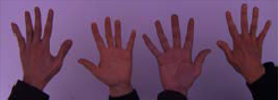
#> input picture TP1/Material_TPs/TP1/white_patch/test_blue.png, 278 x 100 px, found by its file name; its folder holds only this picture in this run
$ jupyter execute white_patch.ipynb
#> lines starting #> are read from the running program, lines starting #| are printed output that depends on the picture
[cell 1]
import cv2 as cv
import numpy as np
from matplotlib import pyplot as plt
import os

[cell 2]
directory = 'C:/Users/leand/Documents/LEANDRO/UBA/CEIA/III/CV/CV_TPS/TP1/Material_TPs/TP1/white_patch/'
img_list = []

# Lista todos los archivos en el directorio
files = os.listdir(directory)

for file in files:
    img = cv.imread(directory + file)
#> img is the input picture: shape (100, 278, 3); mean B, G, R 100.7, 69.5, 103
    img_list.append(img)

# Función Algoritmo de white
- Al interior de la función se aplica la siguiente formula:
$$(R,G,B) = \left(\frac{255}{R_{max}} R, \frac{255}{G_{max}} G, \frac{255}{B_{max}} B \right)$$

## observaciones de implementación
- se convierte de BGR a RGB, y cada valor R G B se convierte a float
- se almacenó en una lista cada imagen del directorio con el fin que la función recorra cada imagen, aplique el algoritmo y vaya ploteando uno por uno

[cell 3]
def white_patch(images):
    # Recorrer imagen por imagen y convertirla a formato RGB
    for img in images:
        img_rgb = cv.cvtColor(img, cv.COLOR_BGR2RGB)
        R, G, B = np.float64(cv.split(img_rgb))

        # se deben convertir RGB a flotantes o el resultado será una división de enteros
        R_max = np.max(R)
        G_max = np.max(G)
        B_max = np.max(B)

        # Aplicar el algoritmo de white patch
        r = np.clip((255/R_max) * R, 0, 255).astype(np.uint8)
        g = np.clip((255/G_max) * G, 0, 255).astype(np.uint8)
        b = np.clip((255/B_max) * B, 0, 255).astype(np.uint8)


        wp_img =cv.merge((r, g, b))


        # Mostrar imagen original y resultante
        if np.array_equal(wp_img, img_rgb):
            print("Imagen original y resultante no sufren cambios")

        fig, ax = plt.subplots(1, 2, figsize=(12, 6))
        ax[0].imshow(img_rgb)
        ax[0].set_title('Original')
        ax[1].imshow(wp_img)
        ax[1].set_title('Resultante del algoritmo de White Patch')
        plt.show()
#> this loop made 1 pass
#> (R_max, G_max, B_max) on pass 1: (165, 138, 200)
#> pass 1, in white_patch, `R, G, B = np.float64(cv.split(img_rgb))`:
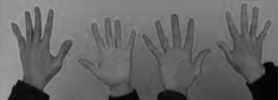
#> R: shape (100, 278) float64; min 0, max 165, mean 103
#> pass 1, in white_patch, `R, G, B = np.float64(cv.split(img_rgb))`:
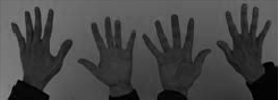
#> G: shape (100, 278) float64; min 0, max 138, mean 69.5
#> pass 1, in white_patch, `R, G, B = np.float64(cv.split(img_rgb))`:
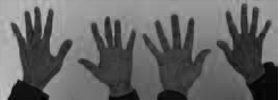
#> B: shape (100, 278) float64; min 0, max 200, mean 100.7
#> pass 1, in white_patch, `plt.show()`:
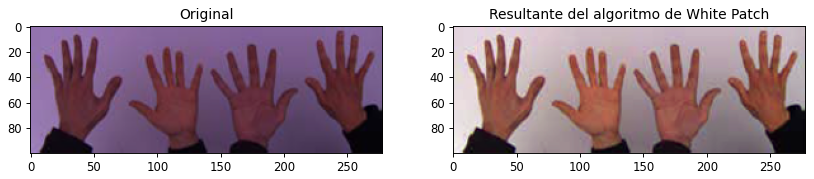
#> figure drawn by matplotlib, 2 panels
